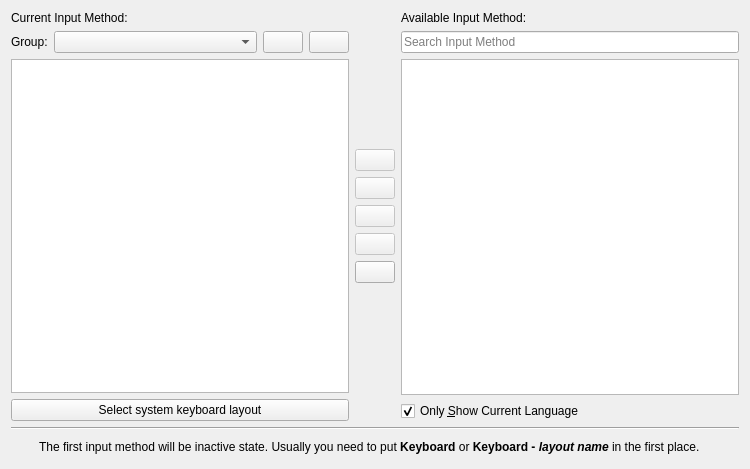
<?xml version="1.0" encoding="UTF-8"?>
<ui version="4.0">
 <class>IMPage</class>
 <widget class="QWidget" name="IMPage">
  <property name="geometry">
   <rect>
    <x>0</x>
    <y>0</y>
    <width>750</width>
    <height>469</height>
   </rect>
  </property>
  <property name="windowTitle">
   <string comment="KDE::DoNotExtract">Form</string>
  </property>
  <layout class="QVBoxLayout" name="verticalLayout_4">
   <item>
    <layout class="QHBoxLayout" name="horizontalLayout_2">
     <item>
      <layout class="QVBoxLayout" name="verticalLayout">
       <item>
        <widget class="QLabel" name="label_2">
         <property name="text">
          <string>Current Input Method:</string>
         </property>
        </widget>
       </item>
       <item>
        <layout class="QHBoxLayout" name="horizontalLayout">
         <item>
          <widget class="QLabel" name="label_5">
           <property name="text">
            <string>Group:</string>
           </property>
          </widget>
         </item>
         <item>
          <widget class="QComboBox" name="inputMethodGroupComboBox">
           <property name="sizePolicy">
            <sizepolicy hsizetype="MinimumExpanding" vsizetype="Fixed">
             <horstretch>0</horstretch>
             <verstretch>0</verstretch>
            </sizepolicy>
           </property>
          </widget>
         </item>
         <item>
          <widget class="QPushButton" name="addGroupButton">
           <property name="text">
            <string/>
           </property>
           <property name="icon">
            <iconset theme="list-add">
             <normaloff>.</normaloff>.</iconset>
           </property>
          </widget>
         </item>
         <item>
          <widget class="QPushButton" name="deleteGroupButton">
           <property name="text">
            <string/>
           </property>
           <property name="icon">
            <iconset theme="delete">
             <normaloff>.</normaloff>.</iconset>
           </property>
          </widget>
         </item>
        </layout>
       </item>
       <item>
        <widget class="QListView" name="currentIMView"/>
       </item>
       <item>
        <widget class="QPushButton" name="defaultLayoutButton">
         <property name="toolTip">
          <string>Keyboard layout to use when no input method active</string>
         </property>
         <property name="text">
          <string>Select system keyboard layout</string>
         </property>
        </widget>
       </item>
      </layout>
     </item>
     <item>
      <layout class="QVBoxLayout" name="verticalLayout_3">
       <item>
        <spacer name="verticalSpacer">
         <property name="orientation">
          <enum>Qt::Vertical</enum>
         </property>
         <property name="sizeHint" stdset="0">
          <size>
           <width>0</width>
           <height>0</height>
          </size>
         </property>
        </spacer>
       </item>
       <item>
        <widget class="QPushButton" name="addIMButton">
         <property name="enabled">
          <bool>false</bool>
         </property>
         <property name="icon">
          <iconset theme="go-previous">
           <normaloff>.</normaloff>.</iconset>
         </property>
        </widget>
       </item>
       <item>
        <widget class="QPushButton" name="removeIMButton">
         <property name="enabled">
          <bool>false</bool>
         </property>
         <property name="icon">
          <iconset theme="go-next">
           <normaloff>.</normaloff>.</iconset>
         </property>
        </widget>
       </item>
       <item>
        <widget class="QPushButton" name="moveUpButton">
         <property name="enabled">
          <bool>false</bool>
         </property>
         <property name="icon">
          <iconset theme="go-up">
           <normaloff>.</normaloff>.</iconset>
         </property>
        </widget>
       </item>
       <item>
        <widget class="QPushButton" name="moveDownButton">
         <property name="enabled">
          <bool>false</bool>
         </property>
         <property name="icon">
          <iconset theme="go-down">
           <normaloff>.</normaloff>.</iconset>
         </property>
        </widget>
       </item>
       <item>
        <widget class="QPushButton" name="configureButton">
         <property name="icon">
          <iconset theme="configure">
           <normaloff>.</normaloff>.</iconset>
         </property>
        </widget>
       </item>
       <item>
        <spacer name="verticalSpacer_2">
         <property name="orientation">
          <enum>Qt::Vertical</enum>
         </property>
         <property name="sizeHint" stdset="0">
          <size>
           <width>0</width>
           <height>0</height>
          </size>
         </property>
        </spacer>
       </item>
      </layout>
     </item>
     <item>
      <layout class="QVBoxLayout" name="verticalLayout_2">
       <item>
        <widget class="QLabel" name="label">
         <property name="text">
          <string>Available Input Method:</string>
         </property>
        </widget>
       </item>
       <item>
        <widget class="QLineEdit" name="filterTextEdit">
         <property name="placeholderText">
          <string>Search Input Method</string>
         </property>
         <property name="clearButtonEnabled">
          <bool>true</bool>
         </property>
        </widget>
       </item>
       <item>
        <widget class="QTreeView" name="availIMView">
         <property name="indentation">
          <number>0</number>
         </property>
         <property name="rootIsDecorated">
          <bool>false</bool>
         </property>
         <property name="itemsExpandable">
          <bool>false</bool>
         </property>
         <property name="sortingEnabled">
          <bool>true</bool>
         </property>
         <property name="headerHidden">
          <bool>true</bool>
         </property>
         <attribute name="headerVisible">
          <bool>false</bool>
         </attribute>
        </widget>
       </item>
       <item>
        <widget class="QCheckBox" name="onlyCurrentLanguageCheckBox">
         <property name="text">
          <string>Only &amp;Show Current Language</string>
         </property>
         <property name="checked">
          <bool>true</bool>
         </property>
         <property name="tristate">
          <bool>false</bool>
         </property>
        </widget>
       </item>
      </layout>
     </item>
    </layout>
   </item>
   <item>
    <widget class="Line" name="line">
     <property name="sizePolicy">
      <sizepolicy hsizetype="Expanding" vsizetype="Fixed">
       <horstretch>0</horstretch>
       <verstretch>0</verstretch>
      </sizepolicy>
     </property>
     <property name="orientation">
      <enum>Qt::Horizontal</enum>
     </property>
    </widget>
   </item>
   <item>
    <layout class="QHBoxLayout" name="horizontalLayout_3">
     <item>
      <widget class="QLabel" name="infoIconLabel">
       <property name="sizePolicy">
        <sizepolicy hsizetype="Minimum" vsizetype="Minimum">
         <horstretch>0</horstretch>
         <verstretch>0</verstretch>
        </sizepolicy>
       </property>
       <property name="minimumSize">
        <size>
         <width>22</width>
         <height>22</height>
        </size>
       </property>
       <property name="maximumSize">
        <size>
         <width>22</width>
         <height>22</height>
        </size>
       </property>
       <property name="text">
        <string/>
       </property>
      </widget>
     </item>
     <item>
      <widget class="QLabel" name="infoLabel">
       <property name="text">
        <string>The first input method will be inactive state. Usually you need to put &lt;b&gt;Keyboard&lt;/b&gt; or &lt;b&gt;Keyboard - &lt;i&gt;layout name&lt;/i&gt;&lt;/b&gt; in the first place.</string>
       </property>
       <property name="alignment">
        <set>Qt::AlignLeading|Qt::AlignLeft|Qt::AlignVCenter</set>
       </property>
       <property name="wordWrap">
        <bool>true</bool>
       </property>
      </widget>
     </item>
    </layout>
   </item>
  </layout>
 </widget>
 <resources/>
 <connections/>
</ui>
